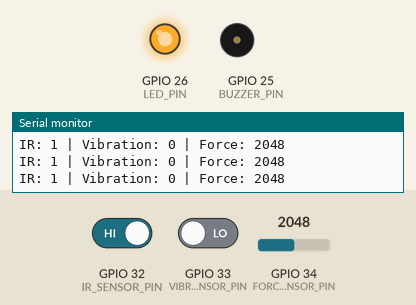
Bench run of a sketch on a simulated ESP32. Parts: output pins drawn as LEDs (lit = HIGH), buzzer (waves = sounding, pin HIGH), the last lines printed to the serial monitor. Dashed ring = blinking. Inputs (shaded band) come from the test bench; at power-on: GPIO 33 (VIBRATION_SENSOR_PIN) LOW, GPIO 34 (FORCE_SENSOR_PIN) = 2048, GPIO 32 (IR_SENSOR_PIN) HIGH.

Above: at 1.2 s.
1.3 s: GPIO 33 (VIBRATION_SENSOR_PIN) driven HIGH
At 1.8 s:
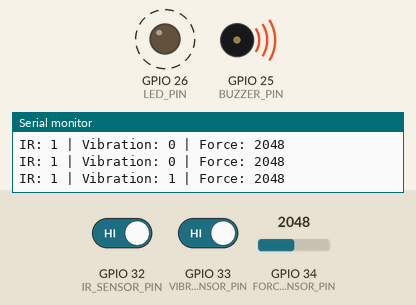
4.3 s: GPIO 34 (FORCE_SENSOR_PIN) set to 1043
7.3 s: GPIO 34 (FORCE_SENSOR_PIN) set to 939
At 8.3 s:
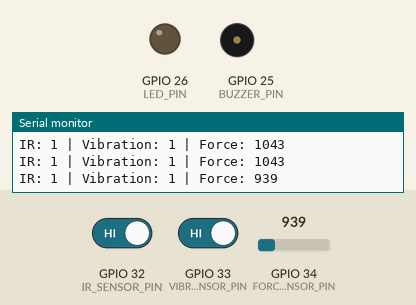
10.3 s: GPIO 32 (IR_SENSOR_PIN) driven LOW
At 10.9 s:
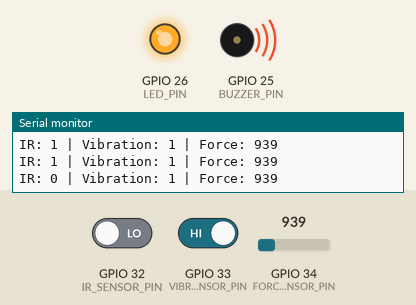
13.3 s: GPIO 32 (IR_SENSOR_PIN) driven HIGH
At 13.7 s:
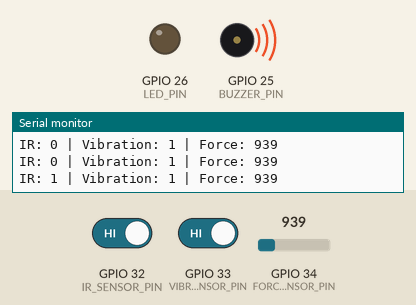
16.3 s: GPIO 33 (VIBRATION_SENSOR_PIN) driven LOW
At 17.7 s:
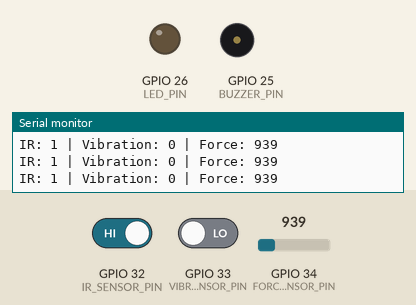
Timing chart, 0 to 19.1 s (numbered marks = the images above; inputs shaded):
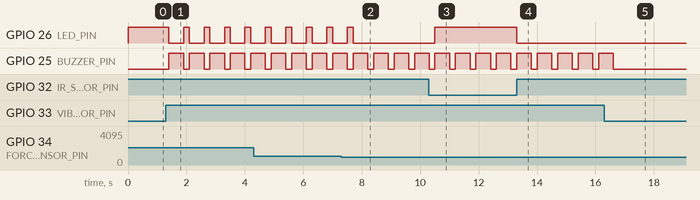

The sketch:

boundary.ino
```cpp
#define IR_SENSOR_PIN 32
#define VIBRATION_SENSOR_PIN 33
#define FORCE_SENSOR_PIN 34  // Analog
// #define TOUCH_SENSOR_PIN 27    // Capacitive touch
#define BUZZER_PIN 25
#define LED_PIN 26

void setup() {
  Serial.begin(115200);

  pinMode(IR_SENSOR_PIN, INPUT);
  pinMode(VIBRATION_SENSOR_PIN, INPUT);
  pinMode(FORCE_SENSOR_PIN, INPUT);
  pinMode(BUZZER_PIN, OUTPUT);
  pinMode(LED_PIN, OUTPUT);

  Serial.println("Sensors Initialized");
}

void loop() {
  int irStatus = digitalRead(IR_SENSOR_PIN);
  int vibrationStatus = digitalRead(VIBRATION_SENSOR_PIN);
  int forceValue = analogRead(FORCE_SENSOR_PIN);
  // int touchValue = touchRead(TOUCH_SENSOR_PIN);

  Serial.print("IR: "); Serial.print(irStatus);
  Serial.print(" | Vibration: "); Serial.print(vibrationStatus);
  Serial.print(" | Force: "); Serial.println(forceValue);
  // Serial.print(" | Touch: "); Serial.println(touchValue);

  // If IR detects an object, turn on LED
  if (irStatus == 0) {
    digitalWrite(LED_PIN, HIGH);
  } else {
    digitalWrite(LED_PIN, LOW);
  }

  // If vibration is detected, sound the buzzer
  if (vibrationStatus == HIGH) {
    digitalWrite(BUZZER_PIN, HIGH);
    delay(500);
    digitalWrite(BUZZER_PIN, LOW);
  }

  // If force sensor is pressed above a threshold, turn on LED
  if (forceValue > 1000) {
    digitalWrite(LED_PIN, HIGH);
  }
  // else {
  //   digitalWrite(LED_PIN, LOW);
  // }

  // If touch sensor is activated, turn on buzzer
  // if (touchValue > 30) {  // Adjust sensitivity
  //   digitalWrite(BUZZER_PIN, HIGH);
  //   delay(500);
  //   digitalWrite(BUZZER_PIN, LOW);
  // }

  delay(200);
}
```

Measured:
- the behaviour switches between 1001 and 1000 on GPIO 34 (FORCE_SENSOR_PIN) (found by bisection; images 1 and 2)
- after the input at 1.3 s, GPIO 26 (LED_PIN): alternates HIGH for 0.20 s and LOW for 0.50 s, starting after 0.10 s; GPIO 25 (BUZZER_PIN): alternates HIGH for 0.50 s and LOW for 0.20 s, starting after 0.10 s
- after the input at 7.3 s, GPIO 26 (LED_PIN): goes on until 7.7 s, then stays LOW
- after the input at 10.3 s, GPIO 26 (LED_PIN): LOW → HIGH after 0.21 s
- after the input at 13.3 s, GPIO 26 (LED_PIN): HIGH → LOW at once
- after the input at 16.3 s, GPIO 25 (BUZZER_PIN): goes on until 16.6 s, then stays LOW
